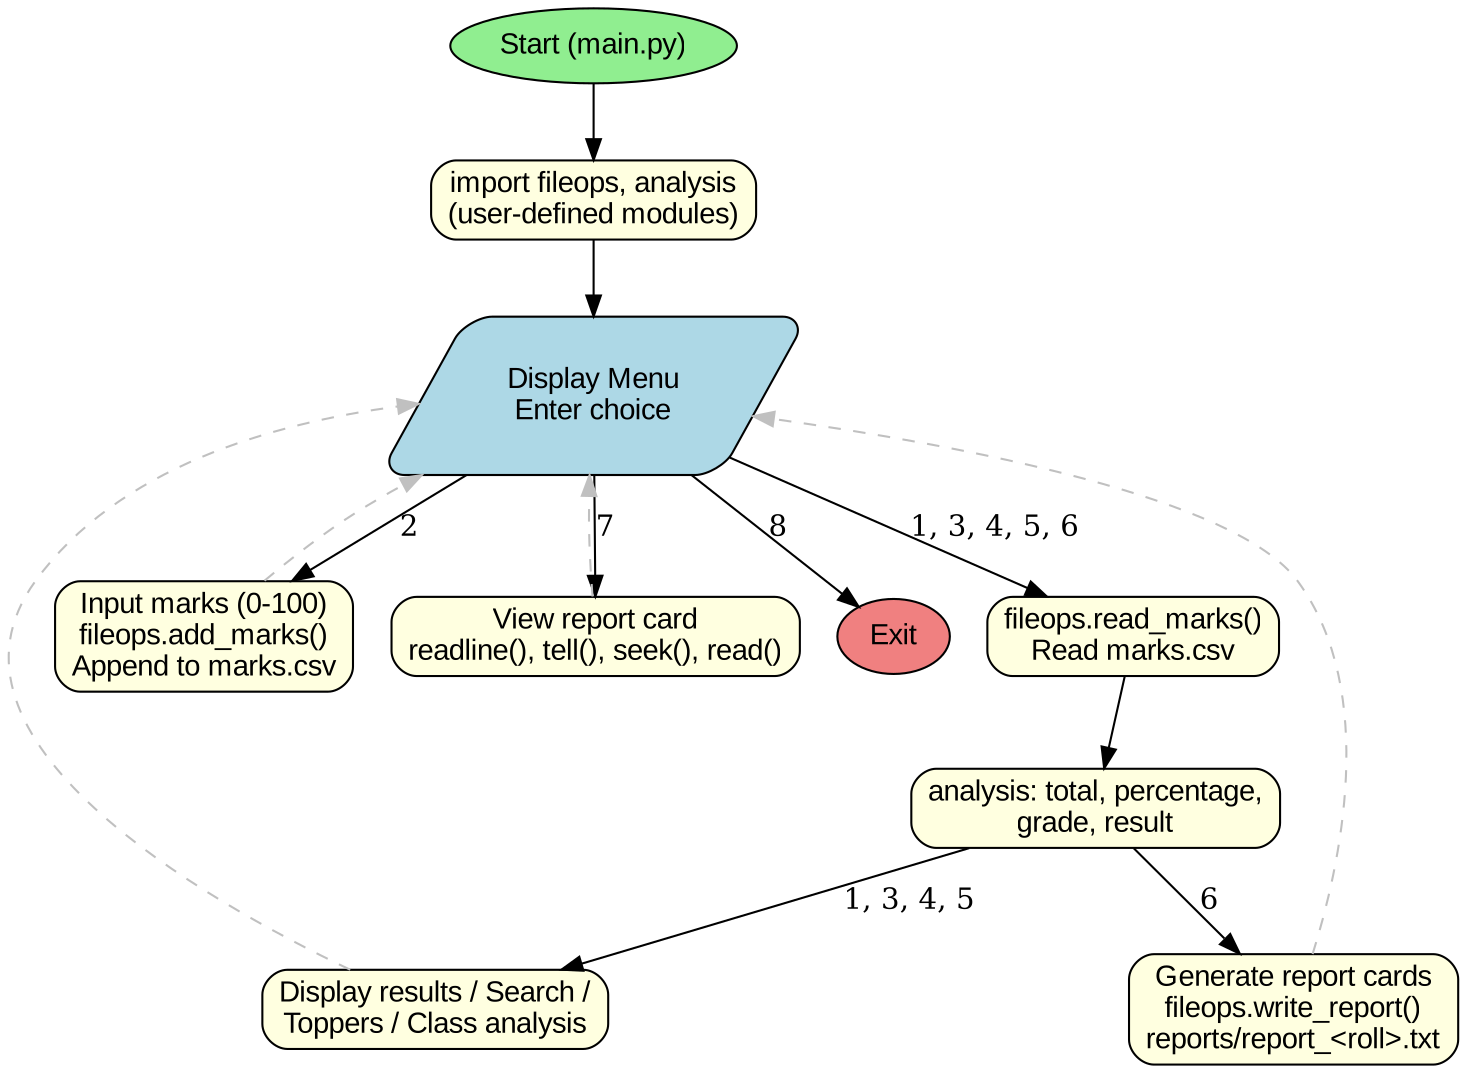

Python code for this plot:
from graphviz import Digraph

# Flowchart of School Result Analyser
dot = Digraph('flowchart', format='png', graph_attr={'dpi': '150'})
dot.attr('node', shape='box', style='rounded,filled', fillcolor='lightyellow', fontname='Arial')

dot.node('start', 'Start (main.py)', shape='oval', fillcolor='lightgreen')
dot.node('imp', 'import fileops, analysis\n(user-defined modules)')
dot.node('menu', 'Display Menu\nEnter choice', shape='parallelogram', fillcolor='lightblue')
dot.node('read', 'fileops.read_marks()\nRead marks.csv')
dot.node('calc', 'analysis: total, percentage,\ngrade, result')
dot.node('show', 'Display results / Search /\nToppers / Class analysis')
dot.node('add', 'Input marks (0-100)\nfileops.add_marks()\nAppend to marks.csv')
dot.node('gen', 'Generate report cards\nfileops.write_report()\nreports/report_<roll>.txt')
dot.node('view', 'View report card\nreadline(), tell(), seek(), read()')
dot.node('stop', 'Exit', shape='oval', fillcolor='lightcoral')

dot.edge('start', 'imp')
dot.edge('imp', 'menu')
dot.edge('menu', 'read', label='1, 3, 4, 5, 6')
dot.edge('read', 'calc')
dot.edge('calc', 'show', label='1, 3, 4, 5')
dot.edge('calc', 'gen', label='6')
dot.edge('menu', 'add', label='2')
dot.edge('menu', 'view', label='7')
dot.edge('menu', 'stop', label='8')
for n in ['show', 'add', 'gen', 'view']:
    dot.edge(n, 'menu', style='dashed', color='gray')

dot.render('flowchart', cleanup=True)
print("Flowchart generated as 'flowchart.png'")
